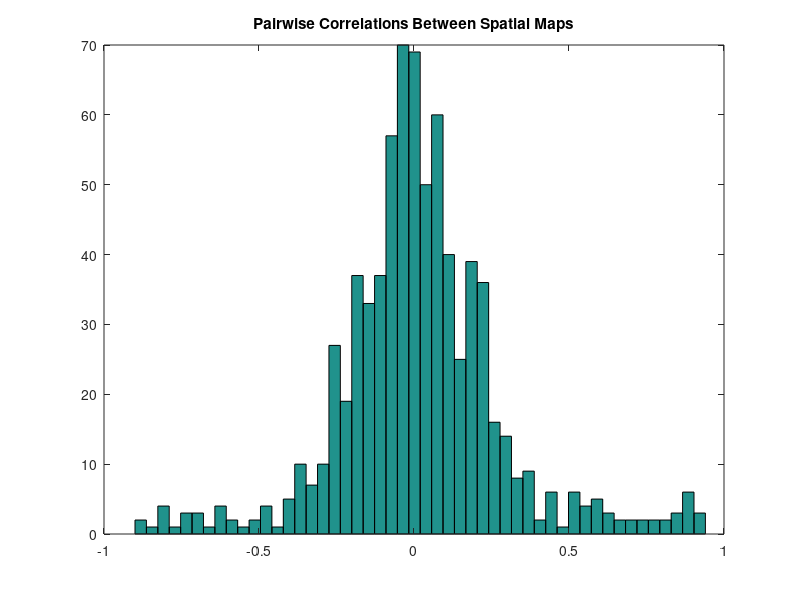
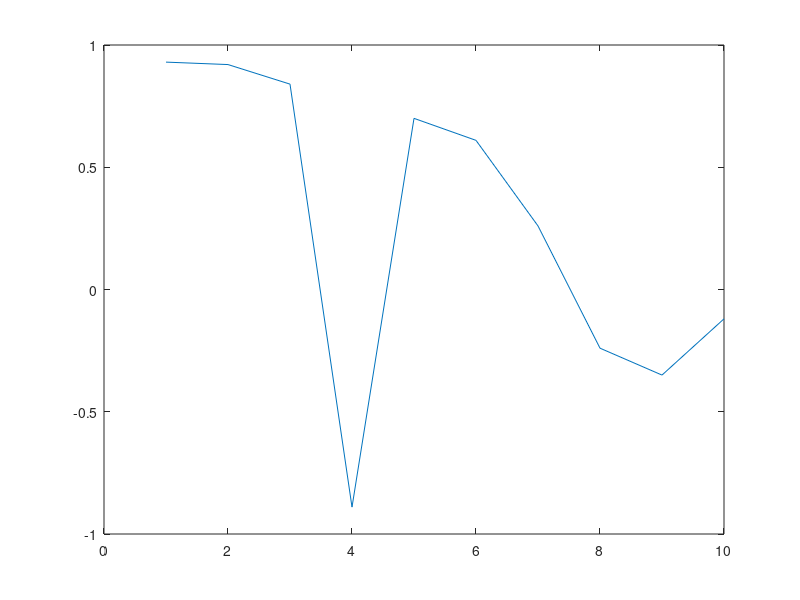

Reproduce these figures in MATLAB, in order. (Note: this script raises an error after producing the figures.)
close all
clear all

% load all pairwise correlations
load corr_vals.txt
figure,hist(corr_vals(:,3),50)
title('Pairwise Correlations Between Spatial Maps')

figure,plot(corr_vals(1:10,3))
hline(0)
title('First 10 correlations')
xlabel('LR IC number')
ylabel('correlation')

%{
IC_RL IC_LR corr
  1   1 0.93
  1   2 0.92
  1   3 0.84
  1   4 -0.89
  1   5 0.70
  1   6 0.61
  1   7 0.26
  1   8 -0.24
  1   9 -0.35
  1  10 -0.12
%}

nICs = 10;

% compare LR and RL subject modes
load tica_00dim_gambling_RL_WB.ica/melodic_Smodes
RL_IC1 = melodic_Smodes(:,1);
load tica_00dim_gambling_LR_WB.ica/melodic_Smodes
LR_ICs = melodic_Smodes(:,1:nICs);
corr_mat = corr([RL_IC1 LR_ICs]);
figure,imagesc(corr_mat);
title('Correlation Between Subject Modes')
colorbar

% compare temporal modes
subject = 1;
RL_t1 = load('tica_00dim_gambling_RL_WB.ica/report/t1.txt');
RL_t1 = RL_t1(:,subject+1);
LR_ts = zeros(length(RL_t1),nICs);
for i = 1:nICs
    tmp_mat = load(sprintf('tica_00dim_gambling_LR_WB.ica/report/t%d.txt',i));
    LR_ts(:,i) = tmp_mat(:,subject+1);
end
corr_mat = corr([RL_t1 LR_ts]);
figure,imagesc(corr_mat);
title('Correlation Between Temporal Modes')
colorbar

